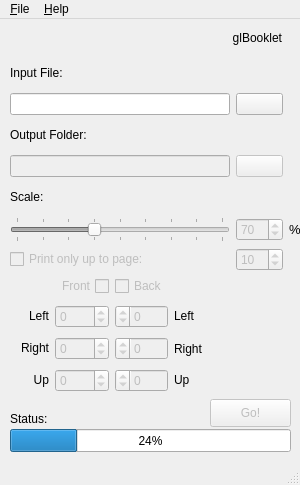
<?xml version="1.0" encoding="UTF-8"?>
<ui version="4.0">
 <class>MainWindow</class>
 <widget class="QMainWindow" name="MainWindow">
  <property name="windowModality">
   <enum>Qt::WindowModal</enum>
  </property>
  <property name="geometry">
   <rect>
    <x>0</x>
    <y>0</y>
    <width>300</width>
    <height>485</height>
   </rect>
  </property>
  <property name="sizePolicy">
   <sizepolicy hsizetype="Fixed" vsizetype="Fixed">
    <horstretch>0</horstretch>
    <verstretch>0</verstretch>
   </sizepolicy>
  </property>
  <property name="minimumSize">
   <size>
    <width>300</width>
    <height>485</height>
   </size>
  </property>
  <property name="maximumSize">
   <size>
    <width>300</width>
    <height>485</height>
   </size>
  </property>
  <property name="contextMenuPolicy">
   <enum>Qt::NoContextMenu</enum>
  </property>
  <property name="windowTitle">
   <string>glBooklet</string>
  </property>
  <property name="windowIcon">
   <iconset>
    <normaloff>:/images/images/logo.png</normaloff>:/images/images/logo.png</iconset>
  </property>
  <property name="layoutDirection">
   <enum>Qt::LeftToRight</enum>
  </property>
  <widget class="QWidget" name="centralwidget">
   <widget class="QPushButton" name="go_button">
    <property name="enabled">
     <bool>false</bool>
    </property>
    <property name="geometry">
     <rect>
      <x>210</x>
      <y>380</y>
      <width>81</width>
      <height>28</height>
     </rect>
    </property>
    <property name="text">
     <string>Go!</string>
    </property>
   </widget>
   <widget class="QLabel" name="progress_bar_label">
    <property name="geometry">
     <rect>
      <x>10</x>
      <y>390</y>
      <width>63</width>
      <height>19</height>
     </rect>
    </property>
    <property name="text">
     <string>Status:</string>
    </property>
   </widget>
   <widget class="QProgressBar" name="progress_bar">
    <property name="geometry">
     <rect>
      <x>10</x>
      <y>410</y>
      <width>281</width>
      <height>23</height>
     </rect>
    </property>
    <property name="value">
     <number>24</number>
    </property>
   </widget>
   <widget class="QWidget" name="layoutWidget">
    <property name="geometry">
     <rect>
      <x>10</x>
      <y>40</y>
      <width>291</width>
      <height>212</height>
     </rect>
    </property>
    <layout class="QGridLayout" name="FileSelector">
     <item row="0" column="0">
      <widget class="QLabel" name="input_file_label">
       <property name="text">
        <string>Input File:</string>
       </property>
      </widget>
     </item>
     <item row="3" column="1">
      <widget class="QPushButton" name="select_dir">
       <property name="enabled">
        <bool>false</bool>
       </property>
       <property name="text">
        <string/>
       </property>
       <property name="icon">
        <iconset resource="mainwindow.qrc">
         <normaloff>:/resources/images/document-export.svg</normaloff>:/resources/images/document-export.svg</iconset>
       </property>
      </widget>
     </item>
     <item row="4" column="0">
      <widget class="QLabel" name="scale_label">
       <property name="text">
        <string>Scale:</string>
       </property>
      </widget>
     </item>
     <item row="5" column="1">
      <widget class="QSpinBox" name="scale_spinbox">
       <property name="enabled">
        <bool>false</bool>
       </property>
       <property name="maximum">
        <number>200</number>
       </property>
       <property name="value">
        <number>70</number>
       </property>
      </widget>
     </item>
     <item row="5" column="2">
      <widget class="QLabel" name="scale_unit">
       <property name="font">
        <font>
         <pointsize>8</pointsize>
        </font>
       </property>
       <property name="text">
        <string>&lt;html&gt;&lt;head/&gt;&lt;body&gt;&lt;p&gt;&lt;span style=&quot; font-size:10pt;&quot;&gt;%&lt;/span&gt;&lt;/p&gt;&lt;/body&gt;&lt;/html&gt;</string>
       </property>
      </widget>
     </item>
     <item row="1" column="0">
      <widget class="QLineEdit" name="selected_file"/>
     </item>
     <item row="5" column="0">
      <widget class="QSlider" name="scale_slider">
       <property name="enabled">
        <bool>false</bool>
       </property>
       <property name="sizeIncrement">
        <size>
         <width>1</width>
         <height>1</height>
        </size>
       </property>
       <property name="minimum">
        <number>0</number>
       </property>
       <property name="maximum">
        <number>200</number>
       </property>
       <property name="singleStep">
        <number>1</number>
       </property>
       <property name="pageStep">
        <number>10</number>
       </property>
       <property name="value">
        <number>75</number>
       </property>
       <property name="sliderPosition">
        <number>75</number>
       </property>
       <property name="orientation">
        <enum>Qt::Horizontal</enum>
       </property>
       <property name="invertedAppearance">
        <bool>false</bool>
       </property>
       <property name="invertedControls">
        <bool>false</bool>
       </property>
       <property name="tickPosition">
        <enum>QSlider::TicksBothSides</enum>
       </property>
       <property name="tickInterval">
        <number>25</number>
       </property>
      </widget>
     </item>
     <item row="3" column="0">
      <widget class="QLineEdit" name="selected_dir">
       <property name="enabled">
        <bool>false</bool>
       </property>
      </widget>
     </item>
     <item row="2" column="0">
      <widget class="QLabel" name="output_dir_label">
       <property name="text">
        <string>Output Folder:</string>
       </property>
      </widget>
     </item>
     <item row="1" column="1">
      <widget class="QPushButton" name="select_file">
       <property name="text">
        <string/>
       </property>
       <property name="icon">
        <iconset resource="mainwindow.qrc">
         <normaloff>:/resources/images/document-import.svg</normaloff>:/resources/images/document-import.svg</iconset>
       </property>
      </widget>
     </item>
     <item row="6" column="0">
      <widget class="QCheckBox" name="test_checkbox">
       <property name="enabled">
        <bool>false</bool>
       </property>
       <property name="toolTip">
        <string>Print a limited number of pages, starting with the first one</string>
       </property>
       <property name="toolTipDuration">
        <number>10</number>
       </property>
       <property name="statusTip">
        <string/>
       </property>
       <property name="whatsThis">
        <string/>
       </property>
       <property name="text">
        <string>Print only up to page:</string>
       </property>
      </widget>
     </item>
     <item row="6" column="1">
      <widget class="QSpinBox" name="test_spinbox">
       <property name="enabled">
        <bool>false</bool>
       </property>
       <property name="toolTip">
        <string>Print a limited number of pages, starting with the first one</string>
       </property>
       <property name="toolTipDuration">
        <number>10</number>
       </property>
       <property name="maximum">
        <number>50</number>
       </property>
       <property name="singleStep">
        <number>2</number>
       </property>
       <property name="value">
        <number>10</number>
       </property>
      </widget>
     </item>
    </layout>
   </widget>
   <widget class="QLabel" name="tittle_label">
    <property name="geometry">
     <rect>
      <x>0</x>
      <y>0</y>
      <width>282</width>
      <height>38</height>
     </rect>
    </property>
    <property name="styleSheet">
     <string notr="true">font: 75 20pt &quot;Open Sans&quot;;
image: url(:/resources/images/logo32x32.png);</string>
    </property>
    <property name="text">
     <string>glBooklet</string>
    </property>
    <property name="alignment">
     <set>Qt::AlignRight|Qt::AlignTrailing|Qt::AlignVCenter</set>
    </property>
   </widget>
   <widget class="QWidget" name="">
    <property name="geometry">
     <rect>
      <x>10</x>
      <y>254</y>
      <width>202</width>
      <height>125</height>
     </rect>
    </property>
    <layout class="QGridLayout" name="pageSettings">
     <item row="0" column="1">
      <widget class="QCheckBox" name="front_checkbox">
       <property name="enabled">
        <bool>false</bool>
       </property>
       <property name="layoutDirection">
        <enum>Qt::RightToLeft</enum>
       </property>
       <property name="text">
        <string>Front</string>
       </property>
      </widget>
     </item>
     <item row="0" column="2">
      <widget class="QCheckBox" name="back_checkbox">
       <property name="enabled">
        <bool>false</bool>
       </property>
       <property name="text">
        <string>Back</string>
       </property>
      </widget>
     </item>
     <item row="1" column="0">
      <widget class="QLabel" name="fs_left_tx_label">
       <property name="text">
        <string>&lt;html&gt;&lt;head/&gt;&lt;body&gt;&lt;p align=&quot;right&quot;&gt;Left&lt;/p&gt;&lt;/body&gt;&lt;/html&gt;</string>
       </property>
      </widget>
     </item>
     <item row="1" column="1">
      <widget class="QSpinBox" name="fs_left_tx_spinbox">
       <property name="enabled">
        <bool>false</bool>
       </property>
       <property name="minimum">
        <number>-400</number>
       </property>
       <property name="maximum">
        <number>400</number>
       </property>
       <property name="singleStep">
        <number>5</number>
       </property>
      </widget>
     </item>
     <item row="1" column="2">
      <widget class="QSpinBox" name="bs_left_tx_spinbox">
       <property name="enabled">
        <bool>false</bool>
       </property>
       <property name="layoutDirection">
        <enum>Qt::RightToLeft</enum>
       </property>
       <property name="minimum">
        <number>-400</number>
       </property>
       <property name="maximum">
        <number>400</number>
       </property>
       <property name="singleStep">
        <number>5</number>
       </property>
      </widget>
     </item>
     <item row="1" column="3">
      <widget class="QLabel" name="bs_left_tx_label">
       <property name="text">
        <string>&lt;html&gt;&lt;head/&gt;&lt;body&gt;&lt;p&gt;Left&lt;/p&gt;&lt;/body&gt;&lt;/html&gt;</string>
       </property>
      </widget>
     </item>
     <item row="2" column="0">
      <widget class="QLabel" name="fs_right_tx_label">
       <property name="text">
        <string>&lt;html&gt;&lt;head/&gt;&lt;body&gt;&lt;p align=&quot;right&quot;&gt;Right&lt;/p&gt;&lt;/body&gt;&lt;/html&gt;</string>
       </property>
      </widget>
     </item>
     <item row="2" column="1">
      <widget class="QSpinBox" name="fs_right_tx_spinbox">
       <property name="enabled">
        <bool>false</bool>
       </property>
       <property name="minimum">
        <number>-400</number>
       </property>
       <property name="maximum">
        <number>400</number>
       </property>
       <property name="singleStep">
        <number>5</number>
       </property>
      </widget>
     </item>
     <item row="2" column="2">
      <widget class="QSpinBox" name="bs_right_tx_spinbox">
       <property name="enabled">
        <bool>false</bool>
       </property>
       <property name="layoutDirection">
        <enum>Qt::RightToLeft</enum>
       </property>
       <property name="minimum">
        <number>-400</number>
       </property>
       <property name="maximum">
        <number>400</number>
       </property>
       <property name="singleStep">
        <number>5</number>
       </property>
      </widget>
     </item>
     <item row="2" column="3">
      <widget class="QLabel" name="bs_right_tx_label">
       <property name="text">
        <string>Right</string>
       </property>
      </widget>
     </item>
     <item row="3" column="0">
      <widget class="QLabel" name="fs_ty_label">
       <property name="text">
        <string>&lt;html&gt;&lt;head/&gt;&lt;body&gt;&lt;p align=&quot;right&quot;&gt;Up&lt;/p&gt;&lt;/body&gt;&lt;/html&gt;</string>
       </property>
      </widget>
     </item>
     <item row="3" column="1">
      <widget class="QSpinBox" name="fs_ty_spinbox">
       <property name="enabled">
        <bool>false</bool>
       </property>
       <property name="minimum">
        <number>-575</number>
       </property>
       <property name="maximum">
        <number>585</number>
       </property>
       <property name="singleStep">
        <number>5</number>
       </property>
      </widget>
     </item>
     <item row="3" column="2">
      <widget class="QSpinBox" name="bs_ty_spinbox">
       <property name="enabled">
        <bool>false</bool>
       </property>
       <property name="layoutDirection">
        <enum>Qt::RightToLeft</enum>
       </property>
       <property name="minimum">
        <number>-575</number>
       </property>
       <property name="maximum">
        <number>585</number>
       </property>
       <property name="singleStep">
        <number>5</number>
       </property>
      </widget>
     </item>
     <item row="3" column="3">
      <widget class="QLabel" name="bs_ty_label">
       <property name="text">
        <string>&lt;html&gt;&lt;head/&gt;&lt;body&gt;&lt;p&gt;Up&lt;/p&gt;&lt;/body&gt;&lt;/html&gt;</string>
       </property>
      </widget>
     </item>
    </layout>
   </widget>
  </widget>
  <widget class="QMenuBar" name="menubar">
   <property name="geometry">
    <rect>
     <x>0</x>
     <y>0</y>
     <width>300</width>
     <height>23</height>
    </rect>
   </property>
   <property name="styleSheet">
    <string notr="true"/>
   </property>
   <widget class="QMenu" name="menuFile">
    <property name="title">
     <string>&amp;File</string>
    </property>
    <addaction name="action_exit"/>
   </widget>
   <widget class="QMenu" name="menuHelp">
    <property name="title">
     <string>&amp;Help</string>
    </property>
    <addaction name="action_manual"/>
    <addaction name="action_donate"/>
    <addaction name="action_about"/>
   </widget>
   <addaction name="menuFile"/>
   <addaction name="menuHelp"/>
  </widget>
  <widget class="QStatusBar" name="statusbar"/>
  <action name="action_exit">
   <property name="icon">
    <iconset resource="mainwindow.qrc">
     <normaloff>:/resources/images/application-exit.svg</normaloff>:/resources/images/application-exit.svg</iconset>
   </property>
   <property name="text">
    <string>&amp;Exit</string>
   </property>
   <property name="toolTip">
    <string>&amp;Exit</string>
   </property>
  </action>
  <action name="action_manual">
   <property name="icon">
    <iconset resource="mainwindow.qrc">
     <normaloff>:/resources/images/help-about.svg</normaloff>:/resources/images/help-about.svg</iconset>
   </property>
   <property name="text">
    <string>&amp;Manual</string>
   </property>
  </action>
  <action name="action_donate">
   <property name="icon">
    <iconset resource="mainwindow.qrc">
     <normaloff>:/resources/images/help-donate.svg</normaloff>:/resources/images/help-donate.svg</iconset>
   </property>
   <property name="text">
    <string>&amp;Donate</string>
   </property>
  </action>
  <action name="action_about">
   <property name="icon">
    <iconset resource="mainwindow.qrc">
     <normaloff>:/resources/images/QtIcon.png</normaloff>:/resources/images/QtIcon.png</iconset>
   </property>
   <property name="text">
    <string>&amp;About</string>
   </property>
  </action>
 </widget>
 <resources>
  <include location="mainwindow.qrc"/>
 </resources>
 <connections>
  <connection>
   <sender>action_exit</sender>
   <signal>triggered()</signal>
   <receiver>MainWindow</receiver>
   <slot>close()</slot>
   <hints>
    <hint type="sourcelabel">
     <x>-1</x>
     <y>-1</y>
    </hint>
    <hint type="destinationlabel">
     <x>149</x>
     <y>242</y>
    </hint>
   </hints>
  </connection>
  <connection>
   <sender>scale_slider</sender>
   <signal>valueChanged(int)</signal>
   <receiver>scale_spinbox</receiver>
   <slot>setValue(int)</slot>
   <hints>
    <hint type="sourcelabel">
     <x>147</x>
     <y>234</y>
    </hint>
    <hint type="destinationlabel">
     <x>274</x>
     <y>237</y>
    </hint>
   </hints>
  </connection>
  <connection>
   <sender>scale_spinbox</sender>
   <signal>valueChanged(int)</signal>
   <receiver>scale_slider</receiver>
   <slot>setValue(int)</slot>
   <hints>
    <hint type="sourcelabel">
     <x>257</x>
     <y>225</y>
    </hint>
    <hint type="destinationlabel">
     <x>95</x>
     <y>238</y>
    </hint>
   </hints>
  </connection>
 </connections>
</ui>
